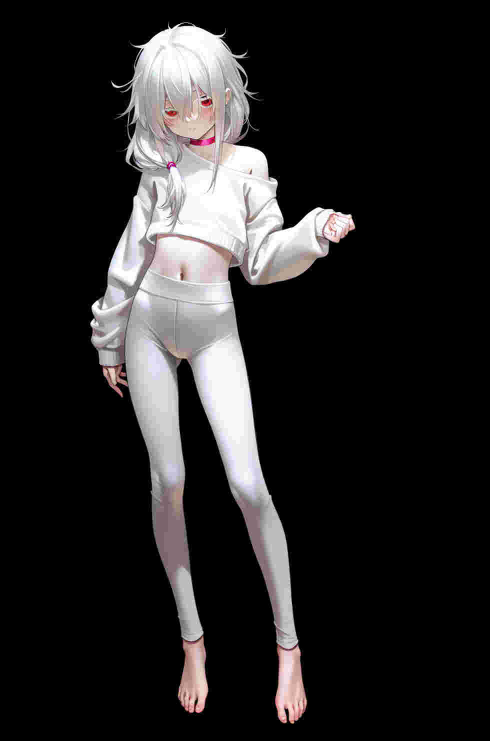
#> input picture assets/test_images/scorers/a00166-4154668875.jpg, 980 x 1482 px (shown at 1/2 size)
$ python -i PCAScorer.py   (imports and definitions only)   (older library calls are emulated)
#> lines starting #> are read from the running program, lines starting #| are printed output that depends on the picture; after the words box and inside, x2 and y2 are one past the last pixel; in counts of white or black regions, pixels touching at a corner belong together
#> further down, picture is the input picture: PIL image 980x1482 RGB; mean R, G, B 38.4, 37, 37.2
import cv2
import numpy as np
from sklearn.decomposition import PCA
from PIL import Image


class PCAScorer:
    def __init__(self):
        """
        Scorer based on PCA analysis of image noise.
        """
        pass

    def _pil_to_cv2(self, pil_image: Image.Image) -> np.ndarray:
        """Convert PIL Image to OpenCV RGB format."""
        # Convert PIL image to numpy array
        numpy_image = np.array(pil_image)
        if pil_image.mode == "RGBA":
            # Convert RGBA to BGR
            return cv2.cvtColor(numpy_image, cv2.COLOR_RGBA2BGR)
        else:
            # Convert RGB to BGR
            return cv2.cvtColor(numpy_image, cv2.COLOR_RGB2BGR)

    def _equalize_float_v1(self, float_data):
        if float_data.size == 0:
            return float_data
        hist, bins = np.histogram(float_data.flatten(), bins=65536, range=(float_data.min(), float_data.max()))
        cdf = hist.cumsum()
        cdf_normalized = cdf / float(cdf.max())
        equalized_data = np.interp(float_data.flatten(), bins[:-1], cdf_normalized)
        return equalized_data

    def _enhance_component_v1(self, float_data):
        if float_data.size == 0:
            return float_data
        abs_data = np.abs(float_data)
        hist, bins = np.histogram(abs_data.flatten(), bins=65536, range=(abs_data.min(), abs_data.max()))
        cdf = hist.cumsum()
        cdf_normalized = cdf / float(cdf.max())
        equalized_data = np.interp(abs_data.flatten(), bins[:-1], cdf_normalized)
        return equalized_data

    def _luminance_gradient(self, img_rgb):
        gray = cv2.cvtColor(img_rgb, cv2.COLOR_RGB2GRAY)
        sobel_x = cv2.Sobel(gray, cv2.CV_64F, 1, 0, ksize=3)
        sobel_y = cv2.Sobel(gray, cv2.CV_64F, 0, 1, ksize=3)

        # Create destination arrays for normalization
        sobel_x_norm = np.empty_like(sobel_x)
        sobel_y_norm = np.empty_like(sobel_y)

        cv2.normalize(sobel_x, dst=sobel_x_norm, alpha=0, beta=255, norm_type=cv2.NORM_MINMAX)
        cv2.normalize(sobel_y, dst=sobel_y_norm, alpha=0, beta=255, norm_type=cv2.NORM_MINMAX)
        return np.stack([gray, sobel_x_norm, sobel_y_norm], axis=-1).astype(np.uint8)

    def analyze_image_pca(
        self,
        img_bgr: np.ndarray,
        component: int = 1,
        mode: str = "projection",
        input_type: str = "color",
        linearize: bool = False,
        invert: bool = False,
        enhancement: str = "equalize",
        gamma: float = 1.0,
    ):
#> called with component = 1, mode = 'projection', input_type = 'color', linearize = False, invert = False, enhancement = 'equalize', gamma = 1
        if img_bgr.shape[2] == 4:  # Handle transparency
            alpha = img_bgr[:, :, 3]
            img_rgb = cv2.cvtColor(img_bgr, cv2.COLOR_BGRA2RGB)
            bg = np.zeros_like(img_rgb, dtype=np.uint8)
            alpha_f = alpha[:, :, np.newaxis].astype(np.float32) / 255.0
            img_rgb = (img_rgb * alpha_f + bg * (1 - alpha_f)).astype(np.uint8)
        else:
            img_rgb = cv2.cvtColor(img_bgr, cv2.COLOR_BGR2RGB)

        h, w, c = img_rgb.shape
#> h = 1482; w = 980; c = 3
        mask = np.any(img_rgb > 0, axis=-1)
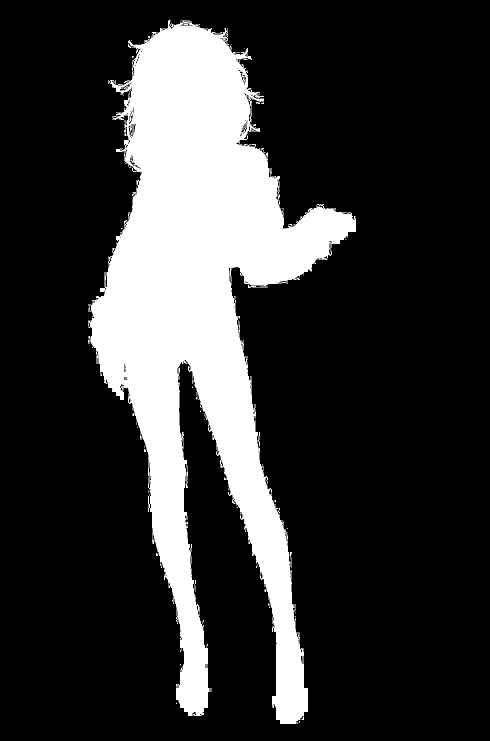
#> mask: shape (1482, 980) bool (shown at 1/2 size); 20.6% white; 98 white regions (84 under 20 px), largest, box (x1, y1, x2, y2) and area: (176, 40, 712, 1448) 298498, (516, 864, 520, 892) 56, (176, 672, 180, 688) 39
        mask_flat = mask.flatten()

        if input_type == "color":
            source_img_for_pca = img_rgb
        elif input_type == "luminance_gradient":
            source_img_for_pca = self._luminance_gradient(img_rgb)
        else:
            raise ValueError("input_type must be 'color' or 'luminance_gradient'")

        pixel_data = source_img_for_pca.reshape((h * w, c)).astype(np.float64) / 255.0
        if linearize:
            pixel_data = np.power(pixel_data, 2.2)

        pca = PCA(n_components=3)
        projected_data = pca.fit_transform(pixel_data)

        comp_idx = component - 1
        output_image_float_flat = None

        if mode == "projection":
            output_image_float_flat = projected_data[:, comp_idx]
        else:
            reconstruction_data = np.zeros_like(projected_data)
            reconstruction_data[:, comp_idx] = projected_data[:, comp_idx]
            reconstructed_pixels = pca.inverse_transform(reconstruction_data)

            if mode == "component":
                reconstructed_img = reconstructed_pixels.reshape((h, w, c))
                reconstructed_img = np.clip(reconstructed_img, 0, 1)
                if linearize:
                    reconstructed_img = np.power(reconstructed_img, 1 / 2.2)
                reconstructed_uint8 = (reconstructed_img * 255).astype(np.uint8)
                output_image_float_flat = (cv2.cvtColor(reconstructed_uint8, cv2.COLOR_RGB2GRAY) / 255.0).flatten()
            else:
                difference = pixel_data - reconstructed_pixels
                if linearize:
                    difference = np.power(np.abs(difference), 1 / 2.2) * np.sign(difference)

                if mode == "difference":
                    output_image_float_flat = np.mean(difference, axis=1)
                elif mode == "distance":
                    output_image_float_flat = np.linalg.norm(difference, axis=1)

        if output_image_float_flat is None:
            return np.zeros((h, w), dtype=np.uint8)

        final_image_float = np.zeros_like(output_image_float_flat)
        pixels_of_interest = output_image_float_flat[mask_flat]

        if enhancement == "equalize":
            if component == 1:
                enhanced_poi = self._equalize_float_v1(pixels_of_interest)
            else:
                enhanced_poi = self._enhance_component_v1(pixels_of_interest)
            final_image_float[mask_flat] = enhanced_poi
        else:
            min_val, max_val = pixels_of_interest.min(), pixels_of_interest.max()
            if max_val > min_val:
                final_image_float[mask_flat] = (pixels_of_interest - min_val) / (max_val - min_val)

        if gamma != 1.0:
            final_image_float = np.power(final_image_float, gamma)

        output_image_uint8 = (final_image_float.reshape(h, w) * 255).astype(np.uint8)

        if invert:
            output_image_uint8 = 255 - output_image_uint8

        return output_image_uint8

    def score(
        self,
        image: Image.Image,
        component: int = 1,
        mode: str = "projection",
        input_type: str = "color",
        linearize: bool = False,
        invert: bool = False,
        enhancement: str = "equalize",
        gamma: float = 1.0,
    ) -> float:
        cv2_image = self._pil_to_cv2(image)

        # Analyze the image using PCA with the provided settings
        pca_result = self.analyze_image_pca(
            cv2_image,
            component=component,
            mode=mode,
            input_type=input_type,
            linearize=linearize,
            invert=invert,
            enhancement=enhancement,
            gamma=gamma,
        )
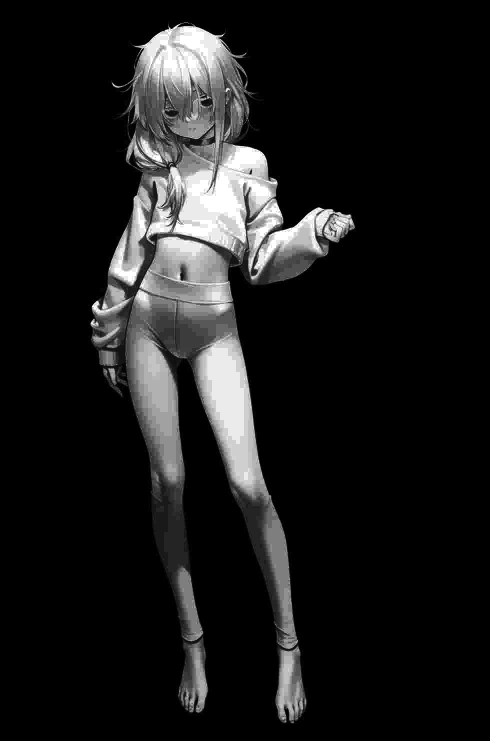
#> pca_result: shape (1482, 980) (shown at 1/2 size); min 0, max 255, mean 26.7

        # Calculate a score based on the PCA result.
        # A lower mean indicates less noise, so we invert the score.
        # (10.0 - normalized_mean)
        score = 10.0 - (np.mean(pca_result) / 25.5)
#> score = 8.95

        return float(np.clip(score, 0.0, 10.0))

>>> from PIL import Image
>>> picture = Image.open('../../assets/test_images/scorers/a00166-4154668875.jpg')
>>> result = PCAScorer().score(picture)
#> result = 8.95
